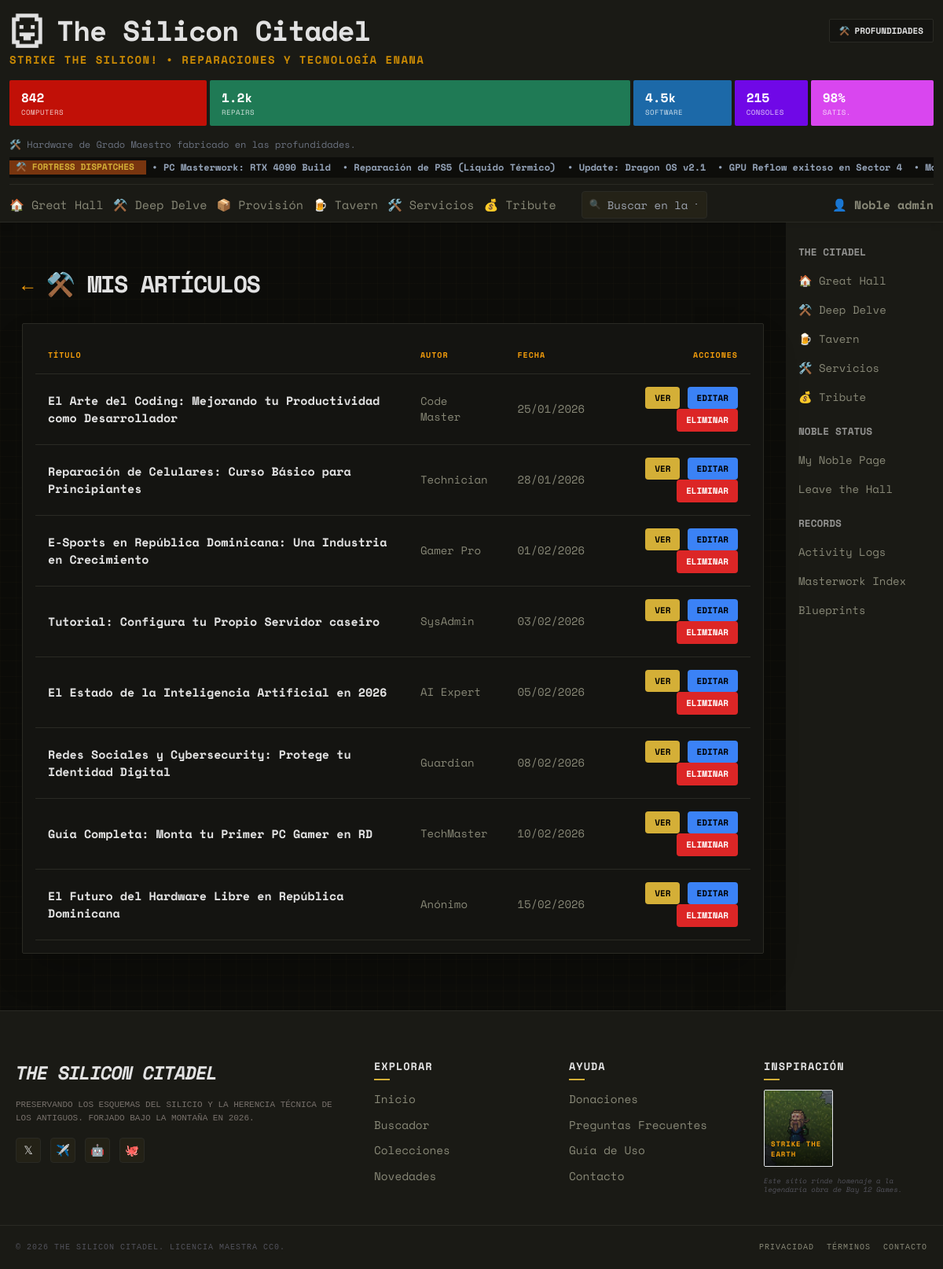
The page /creator/my-blogs/ (signed in) on the database its author committed.
### core/models.py (models this page shows, shortened)
class BlogPost(models.Model):
    title = models.CharField(max_length=200)
    slug = models.SlugField(unique=True, blank=True)
    author = models.CharField(max_length=100, default="Admin")
    short_description = models.CharField(max_length=300, null=True, blank=True, help_text="Descripción corta para listas (máx 300 caracteres)")
    content = models.TextField()
    image = models.ImageField(upload_to="blog_thumbs/", null=True, blank=True)
    image_url = models.URLField(max_length=500, null=True, blank=True, help_text="URL de imagen externa")
    date = models.DateField()
    created_at = models.DateTimeField(auto_now_add=True)
    class Meta:
        verbose_name = "Entrada de Blog"
        verbose_name_plural = "Entradas de Blog"

### core/views.py (the view)
# urls.py: path("creator/my-blogs/", views.my_blogs_view, name="my_blogs"),        # Mis blogs
@login_required
@user_passes_test(is_staff)
def my_blogs_view(request):
    blog_posts = BlogPost.objects.all().order_by("-created_at")
    return render(request, "my_content.html", {
        "blog_posts": blog_posts,
        "content_type": "blog",
        "page_title": "Mis Artículos"
    })

### templates/my_content.html (shortened to what this page needs)
{% extends "layout.html" %}
{% load static %}
{% block body %}
<div class="max-w-5xl mx-auto py-12 px-4">
    <div class="flex items-center gap-4 mb-8">
        <a href="{% url 'profile' %}" class="text-amber-500 hover:text-amber-400 text-2xl">←</a>
        <h1 class="text-3xl font-black text-main uppercase tracking-tighter" style="color: var(--text-main);">
            ⚒️ {{ page_title }}
        </h1>
    </div>
    <div class="card border-border-color shadow-2xl overflow-hidden" style="background-color: var(--card-bg);">
        <table class="w-full">
            <thead>
                <tr class="border-b border-border-color" style="border-color: var(--border-color);">
                    {% if content_type == "news" %}
                    <th class="text-left p-4 text-[10px] font-black text-amber-500 uppercase tracking-widest">Título</th>
                    <th class="text-left p-4 text-[10px] font-black text-amber-500 uppercase tracking-widest">Categoría</th>
                    <th class="text-left p-4 text-[10px] font-black text-amber-500 uppercase tracking-widest">Fecha</th>
                    <th class="text-right p-4 text-[10px] font-black text-amber-500 uppercase tracking-widest">Acciones</th>
                    {% else %}
                    <th class="text-left p-4 text-[10px] font-black text-amber-500 uppercase tracking-widest">Título</th>
                    <th class="text-left p-4 text-[10px] font-black text-amber-500 uppercase tracking-widest">Autor</th>
                    <th class="text-left p-4 text-[10px] font-black text-amber-500 uppercase tracking-widest">Fecha</th>
                    <th class="text-right p-4 text-[10px] font-black text-amber-500 uppercase tracking-widest">Acciones</th>
                    {% endif %}
                </tr>
            </thead>
            <tbody>
                {% if content_type == "news" %}
                    {% for news in news_items %}
                    <tr class="border-b border-border-color/30 hover:bg-white/5" style="border-color: var(--border-color);">
                        <td class="p-4">
                            <a href="{% url 'news_detail' news.slug %}" class="text-main font-bold hover:text-amber-500 transition-colors" style="color: var(--text-main);">
                                {{ news.title }}
                            </a>
                        </td>
                        <td class="p-4 text-muted text-sm" style="color: var(--text-muted);">{{ news.category }}</td>
                        <td class="p-4 text-muted text-sm" style="color: var(--text-muted);">{{ news.created_at|date:"d/m/Y" }}</td>
                        <td class="p-4 text-right">
                            <a href="{% url 'news_detail' news.slug %}" class="edit-btn">Ver</a>
                            <a href="{% url 'edit_news' news.id %}" class="edit-btn" style="background: #3b82f6;">Editar</a>
                            <form method="post" action="{% url 'delete_news' news.id %}" style="display: inline;" onsubmit="return confirm('¿Eliminar esta actualización?');">
                                {% csrf_token %}
                                <button type="submit" class="delete-btn">Eliminar</button>
                            </form>
                        </td>
                    </tr>
                    {% empty %}
                    <tr>
                        <td colspan="4" class="p-8 text-center text-muted">No hay actualizaciones publicadas aún.</td>
                    </tr>
                    {% endfor %}
                {% else %}
                    {% for blog in blog_posts %}
                    <tr class="border-b border-border-color/30 hover:bg-white/5" style="border-color: var(--border-color);">
                        <td class="p-4">
                            <a href="{% url 'blog_detail' blog.slug %}" class="text-main font-bold hover:text-amber-500 transition-colors" style="color: var(--text-main);">
                                {{ blog.title }}
                            </a>
                        </td>
                        <td class="p-4 text-muted text-sm" style="color: var(--text-muted);">{{ blog.author }}</td>
                        <td class="p-4 text-muted text-sm" style="color: var(--text-muted);">{{ blog.date|date:"d/m/Y" }}</td>
                        <td class="p-4 text-right">
                            <a href="{% url 'blog_detail' blog.slug %}" class="edit-btn">Ver</a>
                            <a href="{% url 'edit_blog' blog.id %}" class="edit-btn" style="background: #3b82f6;">Editar</a>
                            <form method="post" action="{% url 'delete_blog' blog.id %}" style="display: inline;" onsubmit="return confirm('¿Eliminar este artículo?');">
                                <button type="submit" class="delete-btn">Eliminar</button>
                            </form>
                        </td>
                    </tr>
                    {% empty %}
                    <tr>
                        <td colspan="4" class="p-8 text-center text-muted">No hay artículos publicados aún.</td>
                    </tr>
                    {% endfor %}
                {% endif %}
            </tbody>
        </table>
    </div>
</div>
{% endblock %}

### templates/layout.html (shortened to what this page needs)
{% load static %}
<!DOCTYPE html>
<html lang="es">
<head>
    <script src="https://cdn.tailwindcss.com"></script>
    <link rel="stylesheet" href="{% static 'css/style.css' %}">
</head>
<body class="bg-bg-color text-main">
    <div class="header" role="navigation">
        <div class="header-inner">
            <div class="header-inner-top">
                <a href="/" class="no-underline">
                    <div class="logo-box">
                        <div class="pixel-chip"></div>
                        <h1 class="text-white">The Silicon Citadel</h1>
                    </div>
                </a>
                <div class="flex gap-2 items-center">
                    <button id="theme-toggle" class="theme-toggle" aria-label="Cambiar entre modo claro y oscuro">
                        <span id="theme-toggle-icon" aria-hidden="true">⚒️</span>
                        <span id="theme-toggle-text">PROFUNDIDADES</span>
                    </button>
                </div>
            </div>
            <div class="text-sm font-bold uppercase tracking-widest text-yellow-600">
                Strike the Silicon! • Reparaciones y Tecnología Enana
            </div>
            <div class="stats-bar">
                <a href="#" class="stat-item stat-books" style="flex: 35;">
                    <span class="val">842</span> <span class="label">Computers</span>
                </a>
                <a href="#" class="stat-item stat-papers" style="flex: 80;">
                    <span class="val">1.2k</span> <span class="label">Repairs</span>
                </a>
                <a href="#" class="stat-item stat-comics" style="flex: 15;">
                    <span class="val">4.5k</span> <span class="label">Software</span>
                </a>
                <a href="#" class="stat-item stat-magazines" style="flex: 10;">
                    <span class="val">215</span> <span class="label">Consoles</span>
                </a>
                <a href="#" class="stat-item stat-software" style="flex: 20;">
                    <span class="val">98%</span> <span class="label">Satis.</span>
                </a>
            </div>
            <div class="text-xs mt-1 text-gray-500">🛠️ Hardware de Grado Maestro fabricado en las profundidades.</div>
            <div class="recent-downloads">
                <div class="recent-downloads-label" style="background: #78350f !important;">⚒️ FORTRESS DISPATCHES</div>
                <div class="recent-downloads-scroll font-bold">
                    <span>&nbsp;•&nbsp;</span><a href="#">PC Masterwork: RTX 4090 Build</a>
                    <span>&nbsp;•&nbsp;</span><a href="#">Reparación de PS5 (Líquido Térmico)</a>
                    <span>&nbsp;•&nbsp;</span><a href="#">Update: Dragon OS v2.1</a>
                    <span>&nbsp;•&nbsp;</span><a href="#">GPU Reflow exitoso en Sector 4</a>
                    <span>&nbsp;•&nbsp;</span><a href="#">Mastering the Anvil: CPU Delid</a>
                </div>
            </div>
            <div class="header-bar mt-2">
                <div class="header-links">
                    <a href="{% url 'index' %}" class="{% if request.resolver_match.url_name == 'index' %}header-link-active{% endif %}">🏠 Great Hall</a>
                    <a href="{% url 'vault' %}" class="{% if request.resolver_match.url_name == 'vault' %}header-link-active{% endif %}">⚒️ Deep Delve</a>
                    <a href="{% url 'categories' %}" class="{% if request.resolver_match.url_name == 'categories' %}header-link-active{% endif %}">📦 Provisión</a>
                    <a href="{% url 'connect' %}" class="{% if request.resolver_match.url_name == 'connect' %}header-link-active{% endif %}">🍺 Tavern</a>
                    <a href="{% url 'servicios' %}" class="{% if request.resolver_match.url_name == 'servicios' %}header-link-active{% endif %}">🛠️ Servicios</a>
                    <a href="{% url 'donate' %}" class="{% if request.resolver_match.url_name == 'donate' %}header-link-active{% endif %}">💰 Tribute</a>
                    <div class="header-search-container hidden md:flex">
                        <form action="{% url 'search_results' %}" method="get" class="flex items-center">
                            <input name="q" type="text" placeholder="Buscar en la fortaleza..." class="header-search-input">
                            <span class="header-search-icon">🔍</span>
                        </form>
                    </div>
                </div>
                <div class="hidden sm:flex ml-auto">
                    {% if user.is_authenticated %}
                        <a href="{% url 'profile' %}" class="header-utility-link">👤 Noble {{ user.username }}</a>
                    {% else %}
                        <a href="{% url 'login' %}" class="header-utility-link">🔒 Entrar Hall</a>
                    {% endif %}
                </div>
            </div>
        </div>
    </div>
    <main class="main">
        <div class="main-inner">
            {% block body %}{% endblock %}
        </div>
        <div class="main-menu hidden sm:block">
            <div class="sidebar-title">The Citadel</div>
            <a href="{% url 'index' %}" class="sidebar-link {% if request.resolver_match.url_name == 'index' %}active{% endif %}">🏠 Great Hall</a>
            <a href="{% url 'vault' %}" class="sidebar-link {% if request.resolver_match.url_name == 'vault' %}active{% endif %}">⚒️ Deep Delve</a>
            <a href="{% url 'connect' %}" class="sidebar-link {% if request.resolver_match.url_name == 'connect' %}active{% endif %}">🍺 Tavern</a>
            <a href="{% url 'servicios' %}" class="sidebar-link {% if request.resolver_match.url_name == 'servicios' %}active{% endif %}">🛠️ Servicios</a>
            <a href="{% url 'donate' %}" class="sidebar-link {% if request.resolver_match.url_name == 'donate' %}active{% endif %}">💰 Tribute</a>
            <div class="sidebar-title">Noble Status</div>
            {% if user.is_authenticated %}
                <a href="{% url 'profile' %}" class="sidebar-link">My Noble Page</a>
                <a href="{% url 'logout' %}" class="sidebar-link">Leave the Hall</a>
            {% else %}
                <a href="{% url 'login' %}" class="sidebar-link">Login</a>
                <a href="{% url 'register' %}" class="sidebar-link">Join the Guard</a>
            {% endif %}
            <div class="sidebar-title">Records</div>
            <a href="#" class="sidebar-link">Activity Logs</a>
            <a href="{% url 'vault' %}" class="sidebar-link">Masterwork Index</a>
            <a href="#" class="sidebar-link">Blueprints</a>
        </div>
    </main>
    <footer class="footer">
        <div class="footer-inner">
            <div class="footer-brand">
                <div class="footer-logo italic uppercase tracking-tighter">The Silicon Citadel</div>
                <p class="text-[11px] text-stone-500 font-mono uppercase leading-relaxed">
                    Preservando los esquemas del silicio y la herencia técnica de los antiguos. Forjado bajo la montaña en 2026.
                </p>
                <div class="footer-social">
                    <a href="#" title="Twitter" class="hover:text-amber-500 transition-colors">𝕏</a>
                    <a href="#" title="Telegram" class="hover:text-amber-500 transition-colors">✈️</a>
                    <a href="#" title="Reddit" class="hover:text-amber-500 transition-colors">🤖</a>
                    <a href="#" title="GitHub" class="hover:text-amber-500 transition-colors">🐙</a>
                </div>
            </div>
            <div class="footer-column">
                <h4>Explorar</h4>
                <ul class="footer-links">
                    <li><a href="/">Inicio</a></li>
                    <li><a href="/search">Buscador</a></li>
                    <li><a href="#">Colecciones</a></li>
                    <li><a href="#">Novedades</a></li>
                </ul>
            </div>
            <div class="footer-column">
                <h4>Ayuda</h4>
                <ul class="footer-links">
                    <li><a href="#">Donaciones</a></li>
                    <li><a href="#">Preguntas Frecuentes</a></li>
                    <li><a href="#">Guía de Uso</a></li>
                    <li><a href="#">Contacto</a></li>
                </ul>
            </div>
            <div class="footer-column flex flex-col items-center md:items-start">
                <h4 class="mb-4">Inspiración</h4>
                <a href="{% url 'tribute' %}" class="group block relative overflow-hidden rounded-sm border border-border-color/30 hover:border-amber-600/50 transition-all">
                    <img src="{% static 'dwarf_fortress.jpg' %}" alt="Dwarf Fortress Tribute" class="w-full h-24 object-cover opacity-80 group-hover:opacity-100 group-hover:scale-110 transition-all duration-700">
                    <div class="absolute inset-0 bg-gradient-to-t from-black/80 to-transparent flex items-end p-2">
                        <span class="text-[9px] font-black text-amber-500 uppercase tracking-widest">Strike the Earth</span>
                    </div>
                </a>
                <p class="text-[9px] text-zinc-600 mt-3 italic leading-tight text-center md:text-left">
                    Este sitio rinde homenaje a la legendaria obra de Bay 12 Games.
                </p>
            </div>
        </div>
        <div class="footer-bottom text-[10px] font-mono text-zinc-600 uppercase tracking-widest">
            <div>© 2026 THE SILICON CITADEL. LICENCIA MAESTRA CC0.</div>
            <div class="flex gap-4">
                <a href="{% url 'privacidad' %}" class="footer-bottom-link">Privacidad</a>
                <a href="{% url 'terminos' %}" class="footer-bottom-link">Términos</a>
                <a href="{% url 'contacto' %}" class="footer-bottom-link">Contacto</a>
            </div>
        </div>
    </footer>
</body>
</html>

### rows shown on the page
BlogPost: title "El Arte del Coding: Mejorando tu Productividad como Desarrollador", author "Code Master", date "25/01/2026"
BlogPost: title "Reparación de Celulares: Curso Básico para Principiantes", author "Technician", date "28/01/2026"
BlogPost: title "E-Sports en República Dominicana: Una Industria en Crecimiento", author "Gamer Pro", date "01/02/2026"
BlogPost: title "Tutorial: Configura tu Propio Servidor caseiro", author "SysAdmin", date "03/02/2026"
BlogPost: title "El Estado de la Inteligencia Artificial en 2026", author "AI Expert", date "05/02/2026"
BlogPost: title "Redes Sociales y Cybersecurity: Protege tu Identidad Digital", author "Guardian", date "08/02/2026"
BlogPost: title "Guía Completa: Monta tu Primer PC Gamer en RD", author "TechMaster", date "10/02/2026"
BlogPost: title "El Futuro del Hardware Libre en República Dominicana", author "Anónimo", date "15/02/2026"

### other values the page prints
{{ user.username }} "admin"
{{ page_title }} "MIS ARTÍCULOS"
